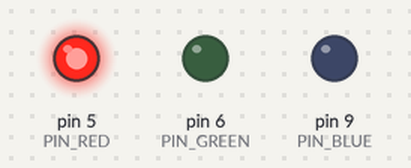
The sketch below on a simulated Arduino Uno, built with avr-gcc and run on an emulated ATmega328P. On the bench: output pins drawn as LEDs (lit = HIGH).

Above: at 1.0 s.
At 3.0 s:
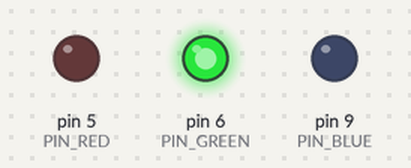
At 5.0 s:
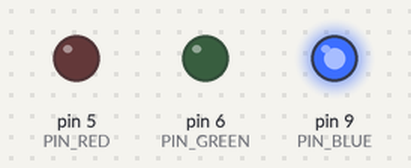
Timing chart, 0 to 7.8 s (numbered marks = the images above):
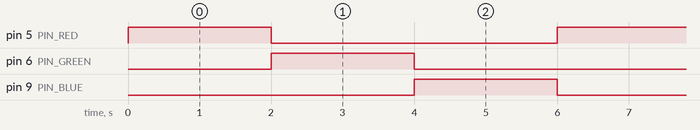

The sketch:

sketch.ino
```cpp
const int PIN_RED   = 5;
const int PIN_GREEN = 6;
const int PIN_BLUE  = 9;

void setup() {
  pinMode(PIN_RED,   OUTPUT);
  pinMode(PIN_GREEN, OUTPUT);
  pinMode(PIN_BLUE,  OUTPUT);
}
void loop() {
  // color code #00C9CC (R = 0,   G = 201, B = 204)
  setColor(255, 0, 0);

  delay(2000);
  setColor(0,255, 0);

  delay(2000);

  setColor(0, 0, 255);

  delay(2000);
}
void setColor(int R, int G, int B) {
  analogWrite(PIN_RED,   R);
  analogWrite(PIN_GREEN, G);
  analogWrite(PIN_BLUE,  B);
}
```

Measured:
- by itself, pin 5 (PIN_RED), pin 6 (PIN_GREEN), pin 9 (PIN_BLUE): alternates HIGH for 2.0 s and LOW for 4.0 s
- by itself, everything shown: repeats every 6.0 s, in 3 steps
